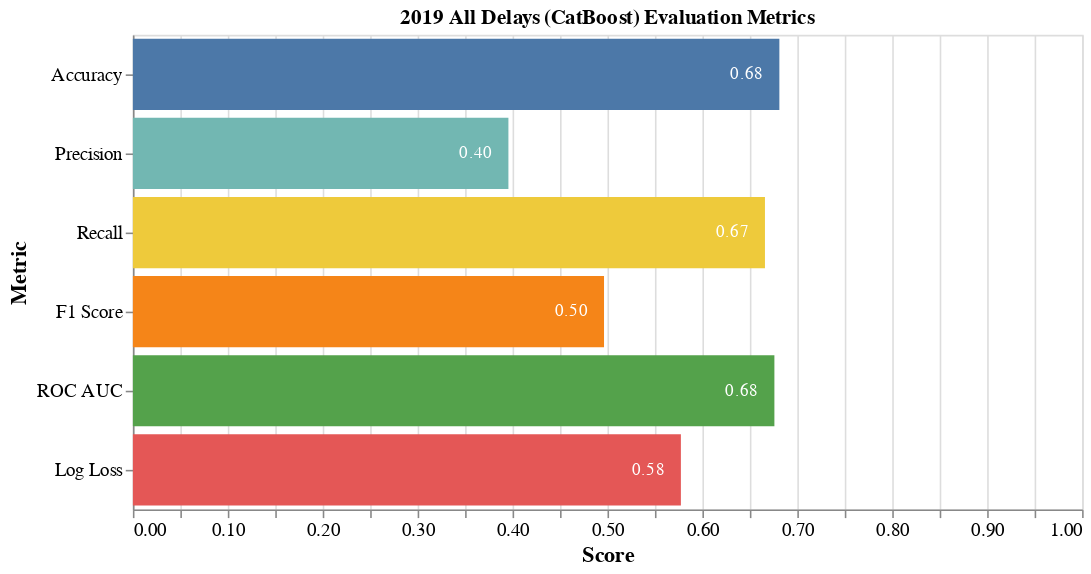

The notebook cell this image was saved under:
### Code cell
metrics_scores = {
    "Accuracy": accuracy_score(y_test, y_pred),
    "Precision": precision_score(y_test, y_pred),
    "Recall": recall_score(y_test, y_pred),
    "F1 Score": f1_score(y_test, y_pred),
    "ROC AUC": roc_auc_score(y_test, y_pred, average="macro", multi_class="ovr"),
    "Log Loss": model.best_score_["learn"]["Logloss"]
}

df_metrics = pd.DataFrame(list(metrics_scores.items()), columns=["Metric", "Score"])

base = alt.Chart(df_metrics).encode(
    y=alt.Y(
        "Metric:N", axis=alt.Axis(title="Metric"), sort=df_metrics["Metric"].values
    ),
    x=alt.X("Score:Q", axis=alt.Axis(title="Score"), scale=alt.Scale(domain=[0, 1])),
)

bar = base.mark_bar().encode(
    color=alt.Color("Metric:N", legend=None), text=alt.Text("Score:Q", format=".2f")
)

text = base.mark_text(
    align="right",
    baseline="middle",
    color="white",
    dx=-10,
).encode(text=alt.Text("Score:Q", format=".2f"))

chart = (
    (bar + text)
    .properties(title=f"{TITLE} Evaluation Metrics", width=600, height=300)
    .configure_axis(labelFontSize=12, titleFontSize=14)
)

chart.save(f"visualizations/{MODEL}_metrics.png")

chart

### Figure 1 — Vega-Lite specification as saved in the notebook (floating-point values rounded to 4 significant figures)
{"config": {"view": {"continuousWidth": 300, "continuousHeight": 300}, "axis": {"labelFontSize": 12, "titleFontSize": 14}}, "layer": [{"mark": {"type": "bar"}, "encoding": {"color": {"field": "Metric", "legend": null, "type": "nominal"}, "text": {"field": "Score", "format": ".2f", "type": "quantitative"}, "x": {"axis": {"title": "Score"}, "field": "Score", "scale": {"domain": [0, 1]}, "type": "quantitative"}, "y": {"axis": {"title": "Metric"}, "field": "Metric", "sort": ["Accuracy", "Precision", "Recall", "F1 Score", "ROC AUC", "Log Loss"], "type": "nominal"}}}, {"mark": {"type": "text", "align": "right", "baseline": "middle", "color": "white", "dx": -10}, "encoding": {"text": {"field": "Score", "format": ".2f", "type": "quantitative"}, "x": {"axis": {"title": "Score"}, "field": "Score", "scale": {"domain": [0, 1]}, "type": "quantitative"}, "y": {"axis": {"title": "Metric"}, "field": "Metric", "sort": ["Accuracy", "Precision", "Recall", "F1 Score", "ROC AUC", "Log Loss"], "type": "nominal"}}}], "data": {"name": "data-80294cbe2fa53a123b6c6bbfb9b40d3a"}, "height": 300, "title": "2019 All Delays (CatBoost) Evaluation Metrics", "width": 600, "$schema": "https://vega.github.io/schema/vega-lite/v5.15.1.json", "datasets": {"data-80294cbe2fa53a123b6c6bbfb9b40d3a": [{"Metric": "Accuracy", "Score": 0.6811}, {"Metric": "Precision", "Score": 0.3956}, {"Metric": "Recall", "Score": 0.6659}, {"Metric": "F1 Score", "Score": 0.4964}, {"Metric": "ROC AUC", "Score": 0.6758}, {"Metric": "Log Loss", "Score": 0.5773}]}}
